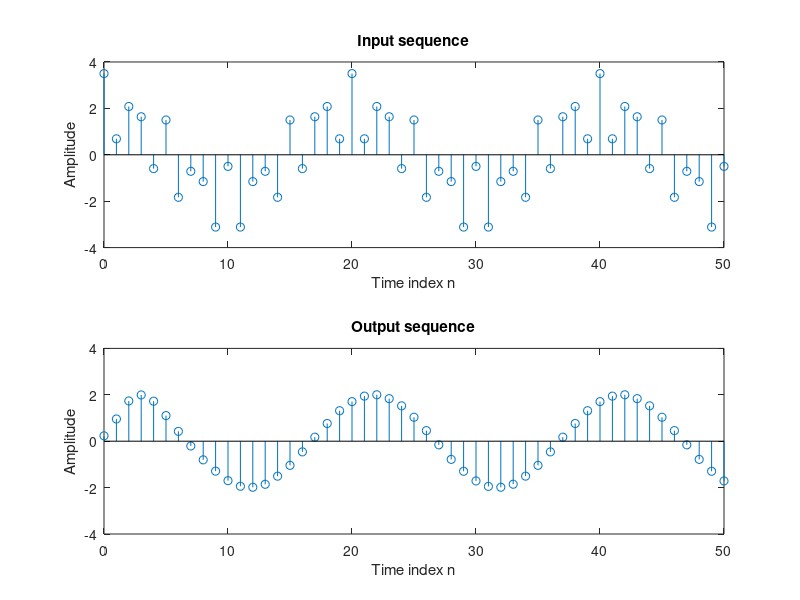

The MATLAB source for this figure:
% Program 11_2
% Illustration of Filtering by a Lowpass IIR Filter
%
% Generate the input sequence
k = 1:51;
w1 = 0.8*pi;w2 = 0.1*pi;
A = 1.5;B = 2.0;
x1 = A*cos(w1*(k-1)); x2 = B*cos(w2*(k-1));
x = x1+x2;
% Generate the output sequence by filtering the input
si = [0 0 0];
num = 0.0662272*[1 3 3 1];
den = [1 -0.9356142 0.5671269 -0.10159107];
y = filter(num,den,x,si);
% Plot the input and the output sequences
subplot(2,1,1);
stem(k-1,x); axis([0 50 -4 4]);
xlabel('Time index n'); ylabel('Amplitude');
title('Input sequence');
subplot(2,1,2);
stem(k-1,y); axis([0 50 -4 4]);
xlabel('Time index n'); ylabel('Amplitude');
title('Output sequence');